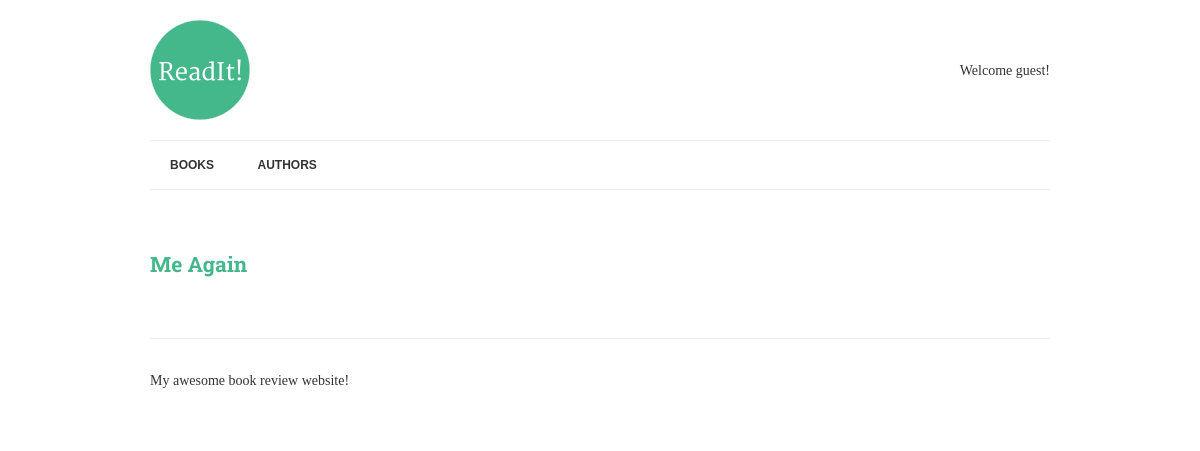
/authors/, run on an earlier commit of the app's database.
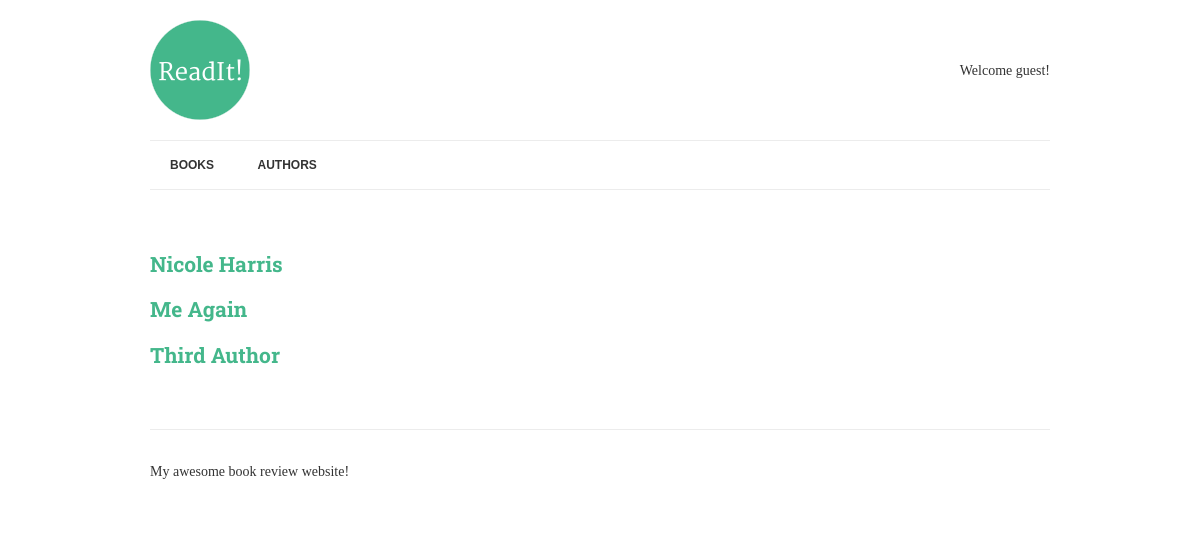
And on a later commit of the database.
### books/models.py (models this page shows, shortened)
class Author(models.Model):
	name = models.CharField(max_length=70,help_text='use pen name, not real name',unique=True)

### books/views.py (the view)
# urls.py: url(r'^authors/$',AuthorList.as_view(),name='authors'),
class AuthorList(View):
	def get(self,request):
		authors = Author.objects.annotate(published_books=Count('books')
			).filter(
				published_books__gt=0
			)
		context={
			'authors':authors,
		}
		return render(request,'authors.html',context)

### books/templates/authors.html
{% extends "base.html" %}
{% block content %}
	{% for author in authors %}
		<h2><a href="{% url 'author-detail' author.pk %}">{{ author.name }}</a></h2>
	{% endfor %}
{% endblock %}

What changed in the data, as far as the page shows it:
now on this page (row unchanged): Author: name "Nicole Harris"
added Author: name "Third Author"
